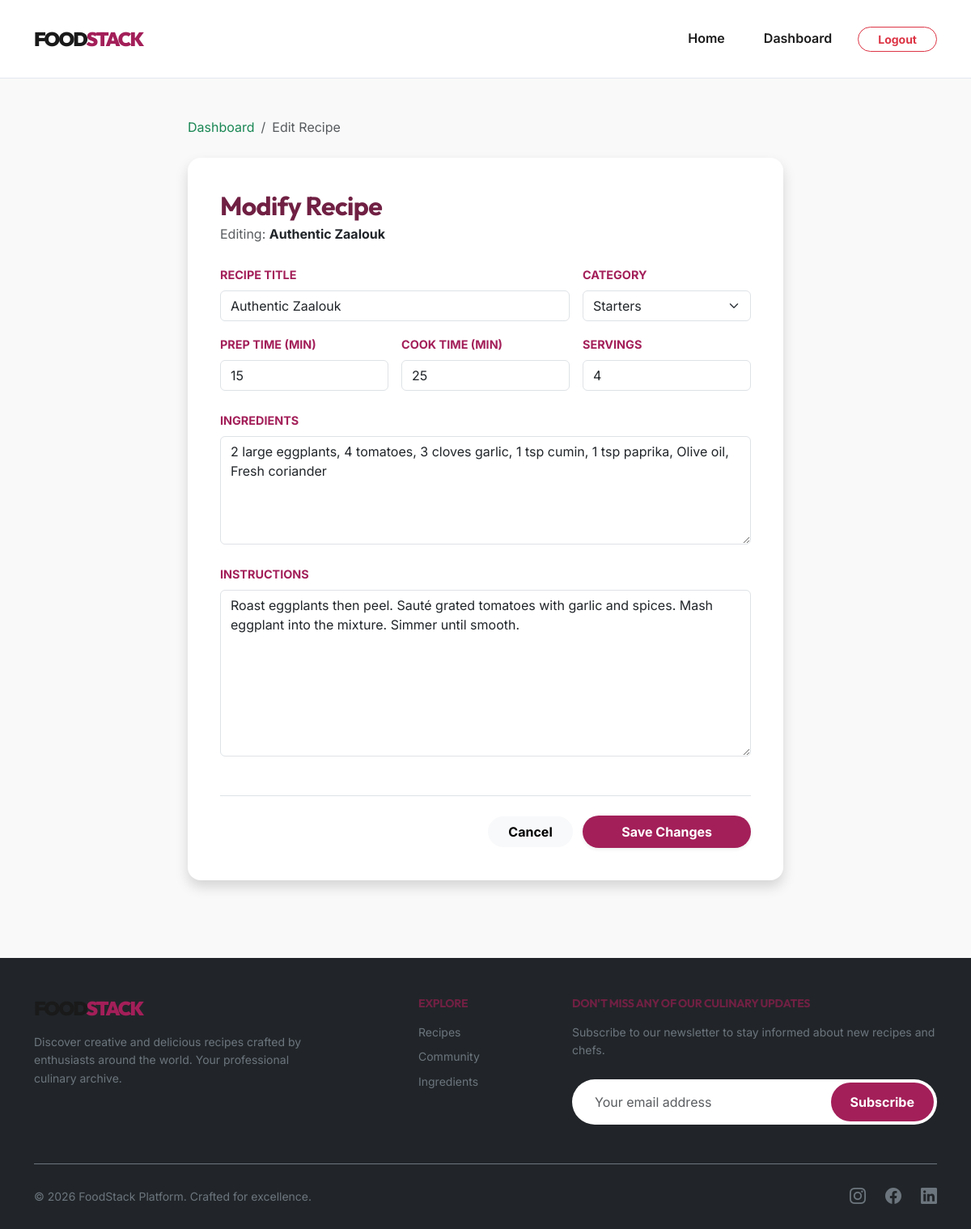
The page /app/recipe/edit.php?id=1 (signed in) on the database its author committed.
### tables this page shows
CREATE TABLE recipes (
    id_recipe INT AUTO_INCREMENT PRIMARY KEY,
    user_id INT NOT NULL,
    category_id INT NOT NULL,
    title VARCHAR(150) NOT NULL,
    ingredients TEXT NOT NULL,
    instructions TEXT NOT NULL,
    prep_time INT,
    cooking_time INT,
    servings INT,
    created_at TIMESTAMP DEFAULT CURRENT_TIMESTAMP,
  
    FOREIGN KEY (user_id) REFERENCES users(id_user) ON DELETE CASCADE,
    FOREIGN KEY (category_id) REFERENCES categories(id_category) ON DELETE CASCADE
);

CREATE TABLE categories (
    id_category INT AUTO_INCREMENT PRIMARY KEY,
    name VARCHAR(100) UNIQUE NOT NULL,
    description TEXT
);

### app/recipe/edit.php (the view, shortened to what this page needs)
<?php
require_once dirname(__DIR__, 2) . '/config/db.php';
$r_id = $_GET['id'];
$u_id = $_SESSION['user_id'];
try {
    $catStmt = $pdo->query("SELECT id_category as id, name FROM categories ORDER BY name ASC");
    $categories = $catStmt->fetchAll();
} catch (PDOException $e) {
    $error = "Failed to load categories.";
}
try {
    $stmt = $pdo->prepare("SELECT * FROM recipes WHERE id_recipe = ? AND user_id = ?");
    $stmt->execute([$r_id, $u_id]);
    $recipe = $stmt->fetch();
} catch (PDOException $e) {
    die("Database failure: " . $e->getMessage());
}
require_once dirname(__DIR__, 2) . '/includes/header.php';
?>
<div class="container py-5">
    <div class="row justify-content-center">
        <div class="col-lg-8">
            <nav aria-label="breadcrumb" class="mb-4">
                <ol class="breadcrumb">
                    <li class="breadcrumb-item"><a href="../dashboard.php" class="text-success text-decoration-none">Dashboard</a></li>
                    <li class="breadcrumb-item active" aria-current="page">Edit Recipe</li>
                </ol>
            </nav>
            <div class="card shadow rounded-4 border-0 p-4">
                <div class="card-body">
                    <h2 class="fw-bold mb-1">Modify Recipe</h2>
                    <p class="text-muted mb-4">Editing: <span class="fw-bold text-dark"><?php echo htmlspecialchars($recipe['title']); ?></span></p>
                    <form action="edit.php?id=<?php echo $r_id; ?>" method="POST">
                        <div class="row g-3">
                            <div class="col-md-8">
                                <label for="title" class="form-label fw-bold small text-uppercase letter-spacing-1">Recipe Title</label>
                                <input type="text" name="title" id="title" class="form-control" value="<?php echo htmlspecialchars($recipe['title']); ?>" required>
                            </div>
                            <div class="col-md-4">
                                <label for="category_id" class="form-label fw-bold small text-uppercase letter-spacing-1">Category</label>
                                <select name="category_id" id="category_id" class="form-select" required>
                                    <?php foreach ($categories as $cat): ?>
                                        <option value="<?php echo $cat['id']; ?>" <?php echo ($cat['id'] == $recipe['category_id']) ? 'selected' : ''; ?>>
                                            <?php echo htmlspecialchars($cat['name']); ?>
                                        </option>
                                    <?php endforeach; ?>
                                </select>
                            </div>
                            <div class="col-md-4">
                                <label for="prep_time" class="form-label fw-bold small text-uppercase letter-spacing-1">Prep Time (min)</label>
                                <input type="number" name="prep_time" id="prep_time" class="form-control" value="<?php echo htmlspecialchars($recipe['prep_time']); ?>">
                            </div>
                            <div class="col-md-4">
                                <label for="cooking_time" class="form-label fw-bold small text-uppercase letter-spacing-1">Cook Time (min)</label>
                                <input type="number" name="cooking_time" id="cooking_time" class="form-control" value="<?php echo htmlspecialchars($recipe['cooking_time']); ?>">
                            </div>
                            <div class="col-md-4">
                                <label for="servings" class="form-label fw-bold small text-uppercase letter-spacing-1">Servings</label>
                                <input type="number" name="servings" id="servings" class="form-control" value="<?php echo htmlspecialchars($recipe['servings']); ?>">
                            </div>
                            <div class="col-12 mt-4">
                                <label for="ingredients" class="form-label fw-bold small text-uppercase letter-spacing-1">Ingredients</label>
                                <textarea name="ingredients" id="ingredients" rows="5" class="form-control" required><?php echo htmlspecialchars($recipe['ingredients']); ?></textarea>
                            </div>
                            <div class="col-12 mt-4">
                                <label for="instructions" class="form-label fw-bold small text-uppercase letter-spacing-1">Instructions</label>
                                <textarea name="instructions" id="instructions" rows="8" class="form-control" required><?php echo htmlspecialchars($recipe['instructions']); ?></textarea>
                            </div>
                        </div>
                        <div class="mt-5 border-top pt-4 text-end">
                            <a href="../dashboard.php" class="btn btn-light px-4 me-2 rounded-pill fw-bold">Cancel</a>
                            <button type="submit" class="btn btn-dark px-5 py-2 fw-bold rounded-pill shadow-sm">Save Changes</button>
                        </div>
                    </form>
                </div>
            </div>
        </div>
    </div>
</div>
<?php
require_once dirname(__DIR__, 2) . '/includes/footer.php';
?>

### style/main.css (style rules this page uses)
:root { --primary-color: #A31F59; --primary-light: #F3E9ED; --dark-magenta: #702043; --dark-color: #1a1a1a; --text-muted: #64748b; --bg-light: #f9f9f9; --surface: #ffffff; --border-color: #e2e8f0; --card-shadow: 0 4px 20px rgba(0, 0, 0, 0.04); --card-shadow-hover: 0 10px 40px rgba(0, 0, 0, 0.08); --radius-lg: 30px; --radius-md: 12px; --container-max: 1440px; }
html { scroll-behavior: smooth; height: 100%; }
body { background-color: var(--bg-light); font-family: 'Inter', system-ui, -apple-system, sans-serif; color: var(--dark-color); display: flex; flex-direction: column; min-height: 100vh; line-height: 1.6; }
h1, h2, h3, h4, h5, h6 { font-family: 'Outfit', sans-serif; font-weight: 700; letter-spacing: -0.02em; color: var(--dark-magenta); }
.form-label { font-weight: 700; color: var(--primary-color); font-size: 0.9rem; text-transform: capitalize; margin-bottom: 0.5rem; }
.btn-primary, .btn-dark { background: var(--primary-color); border: none; border-radius: 50px; padding: 12px 35px; font-weight: 700; color: #fff; transition: all 0.3s ease; }

### rows shown on the page
recipes: title "Authentic Zaalouk", category_id "Starters", prep_time "15", cooking_time "25", servings "4", ingredients "2 large eggplants, 4 tomatoes, 3 cloves garlic, 1 tsp cumin, 1 tsp paprika, Olive oil, Fresh coriander", instructions "Roast eggplants then peel. Sauté grated tomatoes with garlic and spices. Mash eggplant into the mixture. Simmer until smooth."
